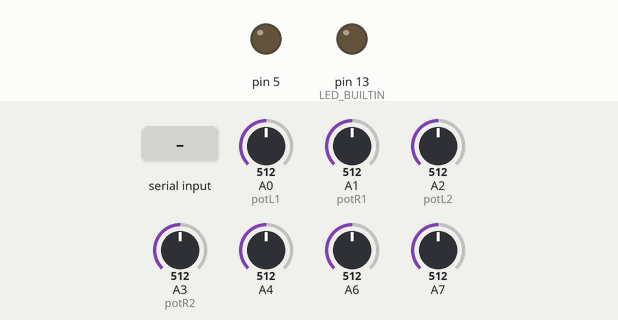
Bench run of a sketch on a simulated Arduino Uno, built with avr-gcc and run on an emulated ATmega328P. Parts: output pins drawn as LEDs (lit = HIGH). Inputs (shaded band) come from the test bench; at power-on: A0 (potL1) = 512, A1 (potR1) = 512, A2 (potL2) = 512, A3 (potR2) = 512, A4 = 512, A6 = 512, A7 = 512. What the sketch prints to the serial monitor is not drawn.

Above: at 1.2 s.
1.3 s: "OK" received over Serial
At 2.4 s:
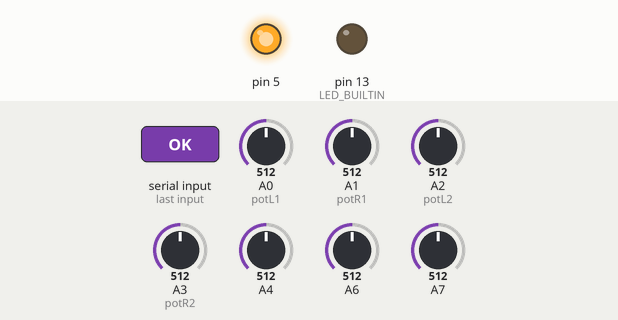
2.8 s: A0 (potL1) set to 716
4.4 s: A1 (potR1) set to 716
6.0 s: A2 (potL2) set to 716
7.6 s: A3 (potR2) set to 716
9.2 s: A4 set to 716
Timing chart, 0 to 12.2 s (numbered marks = the images above; inputs shaded):
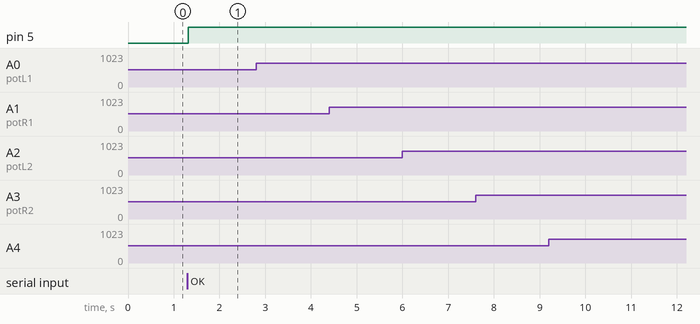

The sketch:

Arduino_Sketch.ino.ino
```cpp
/* Header       0x0001 (wat wordt er gemeten? hand, gyroscoop, acceleratie etc.)
   Data_length  0x000i (split de double in 4 shorts)
   Data     (ix)0x????
   Footer       0xFFFF (om de data stream af te sluiten zodat de ontvanger weet dat er niet meer komt)
*/
//double = 8bytes 64bit |||| short = 2bytes 16bit

#include <SoftwareSerial.h>
#define potL1         A0
#define potR1         A1
#define potL2         A2
#define potR2         A3


#define rx            0
#define tx            1
SoftwareSerial BTSerial(rx, tx);

//different fingers
#define duim          2
#define wijs_ving     3
#define mid_ving      4
#define ring_ving     5
#define pink          6

//gyroscope
#define gyr_x         7
#define gyr_y         8
#define gyr_z         9

//accelerometer
#define acc_x         10
#define acc_y         11
#define acc_z         12

short reads[] = {potL1,potR1,potL2,potR2,pink,gyr_x,gyr_y,gyr_z,acc_x,acc_y,acc_z};
short id[]    = {0,1,2,3,4,5,6,7,8,9,10,11};

//short reads[] = {pot1,pot2}; //DEBUG VERSIE

//reads wordt ook gebruikt voor header informatie

const short data_length = 4; //length of double
const short footer =      0xFFFF; //'exit' code of information
short data_arr[data_length];

bool active = false;
float read_inf;

void setup() {
  Serial.begin(9600); //was 9600
  pinMode(potL1,INPUT);
  pinMode(potR1,INPUT);
  pinMode(potL2,INPUT);
  pinMode(potR2,INPUT);


  pinMode(5, OUTPUT);
  pinMode(LED_BUILTIN, OUTPUT);
  Serial.setTimeout(20);
}


void loop() {
  if (Serial.available()) {
    Serial.println("GOT\n");
    String str = Serial.readString();
    Serial.println("TRIM\n");
    str.trim();

    if (str == "OK") {
      active = true;
      digitalWrite(5, HIGH);
      Serial.write("OK");
    }
    if (str == "STOP") {
      active = false;

      digitalWrite(5, LOW);
    }
    if (str == "TEST") {
      active = false;
      //delay(1000);
      digitalWrite(5, HIGH);
      Serial.write("OK");
      delay(300);
      digitalWrite(5, LOW);
    }
  }

  //Read information
  if (active)
  {
    for(int i = 0; i < sizeof(reads)/sizeof(short);i++){

      read_inf = (analogRead(reads[i]));    //was analogRead(reads[i]/1023.0
      //digitalWrite(LED_BUILTIN, HIGH);
      if (read_inf < 0.5)
        digitalWrite(LED_BUILTIN, HIGH);
      else
        digitalWrite(LED_BUILTIN, LOW);

      ////Header, information, footer print to serial
      Serial.write((char*)&id[i], 2);//data length
      Serial.write((char*)&data_length, 2);//header
      //information
      Serial.write((char*)&read_inf,4); //size 8 = double (8 bytes)
      //footer
      Serial.write(0xFF);
      Serial.write(0xFF);
      //delay(50);
      //Serial.println(int(float(analogRead(A0)) * (1024.0/1023.0)));
    }
  }

}
```

Measured:
- after the input at 1.3 s, pin 5: LOW → HIGH at once
- after the input at 2.8 s, every drawn part: stays the same
- after the input at 4.4 s, every drawn part: stays the same
- after the input at 6.0 s, every drawn part: stays the same
- after the input at 7.6 s, every drawn part: stays the same
- after the input at 9.2 s, every drawn part: stays the same
